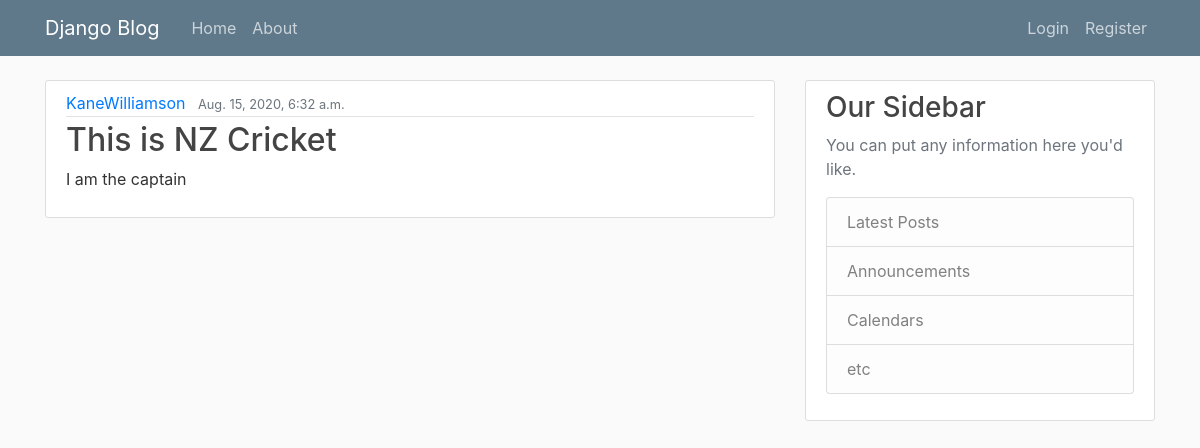
Screenshot of /post/15/ with the database file from the repository.
### blog/models.py (models this page shows)
class Post(models.Model):
    title=models.CharField(max_length=100)
    content=models.TextField()
    date_posted=models.DateTimeField(default=timezone.now)
    author=models.ForeignKey(User,on_delete=models.CASCADE)

### blog/views.py (the view)
# urls.py: path('post/<int:pk>/',PostDetailView.as_view(),name='post-detail'),
class PostDetailView(DetailView):
    model = Post

### blog/templates/blog/post_detail.html (shortened to what this page needs)
{% extends 'blog/base.html' %}
{% block content %}
    <article class="media content-section">
      <div class="media-body">
        <div class="article-metadata">
          <a class="mr-2" href="#">{{ object.author }}</a>
          <small class="text-muted">{{ object.date_posted }}</small>
        </div>
        <h2><a class="article-title" href="#">{{ object.title }}</a></h2>
        <p class="article-content">{{ object.content }}</p>
      </div>
    </article>
{% endblock content %}

### blog/static/blog/main.css (style rules this page uses)
body { background: #fafafa; color: #333333; margin-top: 5rem; }
h1, h2, h3, h4, h5, h6 { color: #444444; }
.content-section { background: #ffffff; padding: 10px 20px; border: 1px solid #dddddd; border-radius: 3px; margin-bottom: 20px; }
.article-title { color: #444444; }
.article-content { white-space: pre-line; }
.article-metadata { padding-bottom: 1px; margin-bottom: 4px; border-bottom: 1px solid #e3e3e3 }

### rows the page displays
Post: author "KaneWilliamson", date_posted "Aug. 15, 2020, 6:32 a.m.", title "This is NZ Cricket", content "I am the captain"
